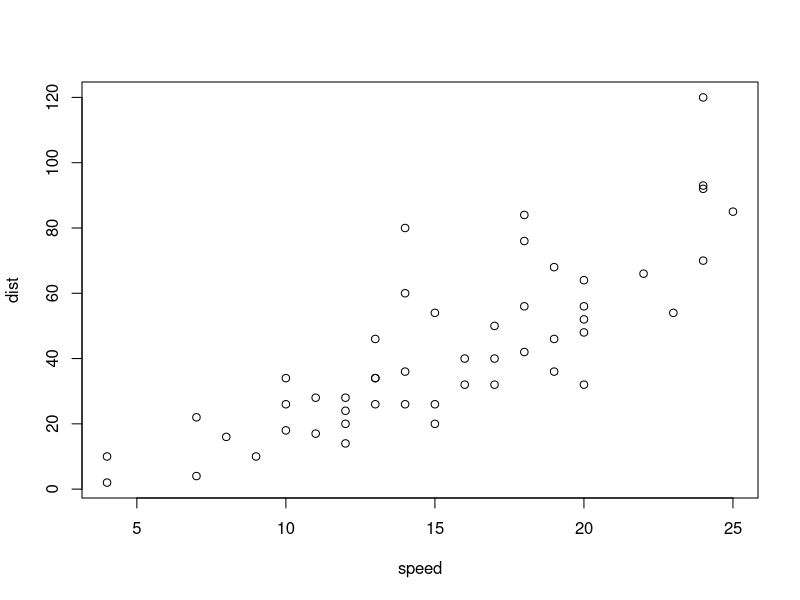
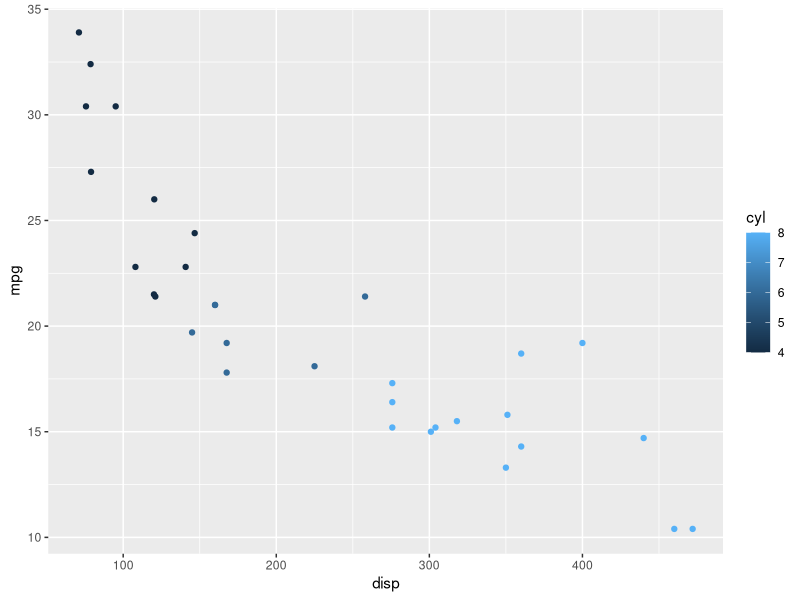

Recreate these plots in R, in order.
## ---- chunk 1
plot(cars)
## ---- chunk 2
library(tidyverse)
## ---- chunk 3
mtcars
## ---- chunk 4
glimpse(mtcars)
## ---- chunk 5
mtcars %>% ggplot(aes(x = disp, y = mpg, col = cyl)) + geom_point()
